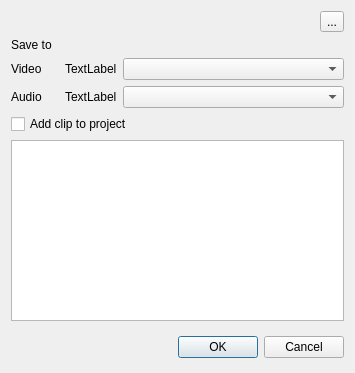
<?xml version="1.0" encoding="UTF-8"?>
<ui version="4.0">
 <author>
SPDX-FileCopyrightText: none
SPDX-License-Identifier: GPL-3.0-only OR LicenseRef-KDE-Accepted-GPL
 </author>
 <class>CutJobDialog_UI</class>
 <widget class="QDialog" name="CutJobDialog_UI">
  <property name="geometry">
   <rect>
    <x>0</x>
    <y>0</y>
    <width>355</width>
    <height>373</height>
   </rect>
  </property>
  <property name="windowTitle">
   <string>Cut Clip</string>
  </property>
  <layout class="QGridLayout" name="gridLayout">
   <item row="2" column="2" colspan="3">
    <widget class="QComboBox" name="vcodec"/>
   </item>
   <item row="0" column="0" colspan="4">
    <widget class="QLabel" name="info_label">
     <property name="text">
      <string/>
     </property>
    </widget>
   </item>
   <item row="2" column="1">
    <widget class="QLabel" name="video_codec">
     <property name="text">
      <string>TextLabel</string>
     </property>
    </widget>
   </item>
   <item row="5" column="0" colspan="5">
    <widget class="QTextEdit" name="extra_params">
     <property name="sizePolicy">
      <sizepolicy hsizetype="Expanding" vsizetype="Preferred">
       <horstretch>0</horstretch>
       <verstretch>0</verstretch>
      </sizepolicy>
     </property>
    </widget>
   </item>
   <item row="3" column="1">
    <widget class="QLabel" name="audio_codec">
     <property name="text">
      <string>TextLabel</string>
     </property>
    </widget>
   </item>
   <item row="3" column="2" colspan="3">
    <widget class="QComboBox" name="acodec"/>
   </item>
   <item row="3" column="0">
    <widget class="QLabel" name="label_2">
     <property name="text">
      <string>Audio</string>
     </property>
    </widget>
   </item>
   <item row="7" column="2">
    <spacer name="verticalSpacer">
     <property name="orientation">
      <enum>Qt::Vertical</enum>
     </property>
     <property name="sizeHint" stdset="0">
      <size>
       <width>20</width>
       <height>40</height>
      </size>
     </property>
    </spacer>
   </item>
   <item row="0" column="4">
    <widget class="QToolButton" name="button_more">
     <property name="toolTip">
      <string>Configure the job.</string>
     </property>
     <property name="text">
      <string>...</string>
     </property>
     <property name="icon">
      <iconset theme="configure"/>
     </property>
     <property name="checkable">
      <bool>true</bool>
     </property>
     <property name="autoRaise">
      <bool>false</bool>
     </property>
    </widget>
   </item>
   <item row="4" column="0" colspan="5">
    <widget class="QCheckBox" name="add_clip">
     <property name="text">
      <string>Add clip to project</string>
     </property>
    </widget>
   </item>
   <item row="2" column="0">
    <widget class="QLabel" name="label">
     <property name="text">
      <string>Video</string>
     </property>
    </widget>
   </item>
   <item row="1" column="0" colspan="5">
    <layout class="QHBoxLayout" name="horizontalLayout">
     <item>
      <widget class="QLabel" name="destination_label">
       <property name="sizePolicy">
        <sizepolicy hsizetype="Maximum" vsizetype="Preferred">
         <horstretch>0</horstretch>
         <verstretch>0</verstretch>
        </sizepolicy>
       </property>
       <property name="text">
        <string>Save to</string>
       </property>
      </widget>
     </item>
     <item>
      <widget class="KUrlRequester" name="file_url">
       <property name="sizePolicy">
        <sizepolicy hsizetype="MinimumExpanding" vsizetype="Preferred">
         <horstretch>0</horstretch>
         <verstretch>0</verstretch>
        </sizepolicy>
       </property>
      </widget>
     </item>
    </layout>
   </item>
   <item row="7" column="3" colspan="2">
    <widget class="QDialogButtonBox" name="buttonBox">
     <property name="orientation">
      <enum>Qt::Horizontal</enum>
     </property>
     <property name="standardButtons">
      <set>QDialogButtonBox::Cancel|QDialogButtonBox::Ok</set>
     </property>
    </widget>
   </item>
   <item row="6" column="0" colspan="5">
    <widget class="KMessageWidget" name="message">
     <property name="messageType">
      <enum>KMessageWidget::Information</enum>
     </property>
    </widget>
   </item>
  </layout>
 </widget>
 <customwidgets>
  <customwidget>
   <class>KUrlRequester</class>
   <extends>QWidget</extends>
   <header>kurlrequester.h</header>
   <container>1</container>
  </customwidget>
  <customwidget>
   <class>KMessageWidget</class>
   <extends>QFrame</extends>
   <header>kmessagewidget.h</header>
   <container>1</container>
  </customwidget>
 </customwidgets>
 <resources/>
 <connections>
  <connection>
   <sender>buttonBox</sender>
   <signal>accepted()</signal>
   <receiver>CutJobDialog_UI</receiver>
   <slot>accept()</slot>
   <hints>
    <hint type="sourcelabel">
     <x>248</x>
     <y>254</y>
    </hint>
    <hint type="destinationlabel">
     <x>157</x>
     <y>274</y>
    </hint>
   </hints>
  </connection>
  <connection>
   <sender>buttonBox</sender>
   <signal>rejected()</signal>
   <receiver>CutJobDialog_UI</receiver>
   <slot>reject()</slot>
   <hints>
    <hint type="sourcelabel">
     <x>316</x>
     <y>260</y>
    </hint>
    <hint type="destinationlabel">
     <x>286</x>
     <y>274</y>
    </hint>
   </hints>
  </connection>
  <connection>
   <sender>button_more</sender>
   <signal>toggled(bool)</signal>
   <receiver>extra_params</receiver>
   <slot>setVisible(bool)</slot>
   <hints>
    <hint type="sourcelabel">
     <x>362</x>
     <y>24</y>
    </hint>
    <hint type="destinationlabel">
     <x>193</x>
     <y>151</y>
    </hint>
   </hints>
  </connection>
 </connections>
</ui>
